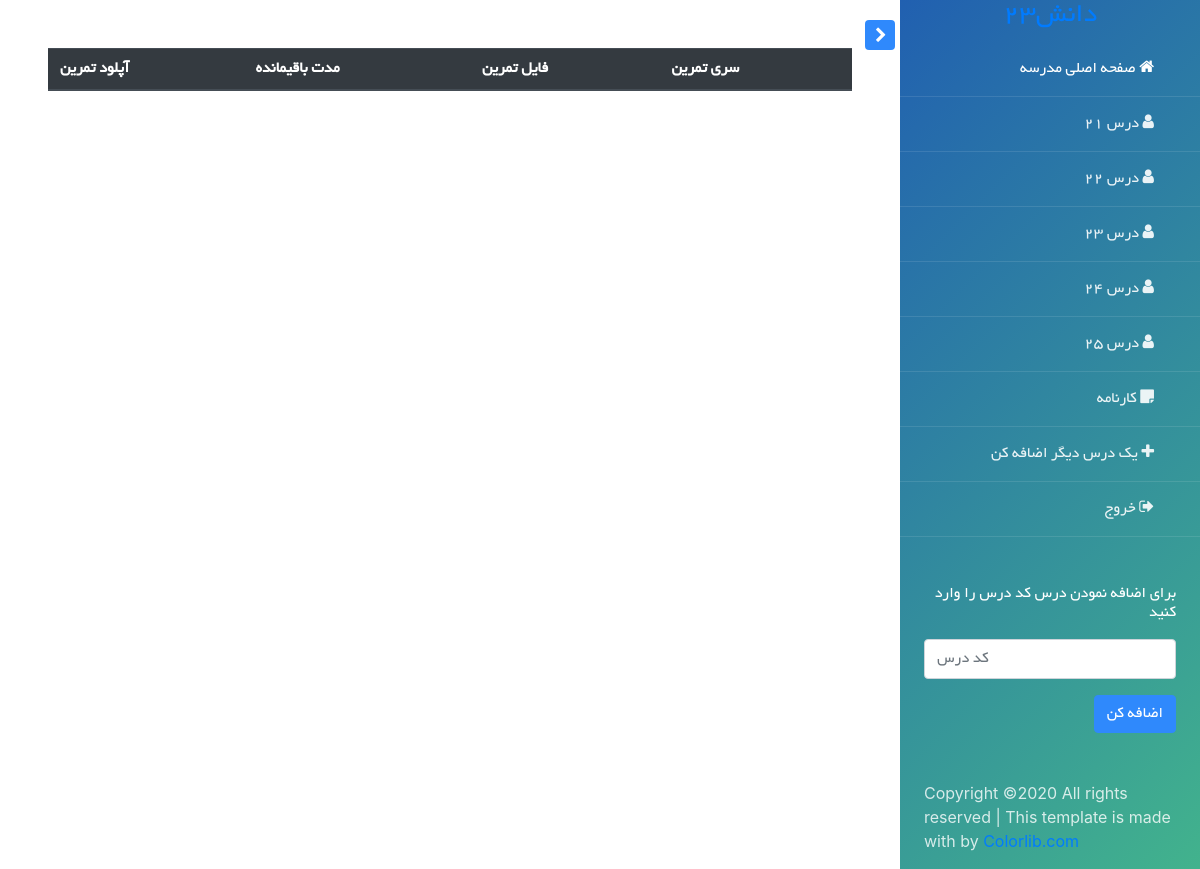
The page /profile/my/ (signed in) on the database its author committed.
### klass/models.py (models this page shows, shortened)
class Dars(models.Model):
    name  = models.CharField(max_length = 200)
    passwd = models.CharField(max_length = 20 , unique=True , blank=False , null = False)
    image = models.ImageField(upload_to='Classes')
    Time_created = models.DateTimeField(auto_now_add=True)
    students = models.ManyToManyField(Student)
    teacher = models.ForeignKey(Teacher , on_delete=models.CASCADE)
    class Meta:
        verbose_name_plural = "دروس"

### my_profile/views.py (the view)
# urls.py: path('my/' , views.my , name = 'my'),
@login_required
def my(request , template_name = 'my_profile/my.html') :
    student = Student.objects.get(user = request.user)
    doroos = Dars.objects.filter(students = student)
    context = {
        "doroos" : doroos,
        "student" : student
    }
    return render(request , template_name , context)

### my_profile/templates/my_profile/my.html (shortened to what this page needs)
{% load static %}
<html lang="en">
  <head>
		<link rel="stylesheet" href="https://stackpath.bootstrapcdn.com/font-awesome/4.7.0/css/font-awesome.min.css">
		<link rel="stylesheet" href= "{% static  "my_profile/css/style.css" %}">
		<link rel="stylesheet" href= "{% static  "my_profile/this.css" %}">
		 <link rel="stylesheet" type="text/css" href=" {% static "pfont.css"  %}">
 <link rel="stylesheet" href="https://stackpath.bootstrapcdn.com/bootstrap/4.4.1/css/bootstrap.min.css">
  </head>
  <body>
		<div class="wrapper d-flex align-items-stretch">
			<nav id="sidebar" class="order-last" class="img" style="background-color: black;">
				<div class="custom-menu">
					<button type="button" id="sidebarCollapse" class="btn btn-primary">
	        </button>
        </div>
        <div class="">
               <center>
		  		<h3><a href="index.html" class="logo" style='font-family:"byekan"'>{{user.first_name}} </a></h3>
                  </center>
	        <ul class="list-unstyled components mb-5">
                 <div align = 'right' >
	          <li class="active">
	            <a href="/" style='font-family:"byekan"'> صفحه اصلی مدرسه <span class="fa fa-home mr-3"></span></a>
	          </li>
			  <div >
              {% for dars in doroos %}
	          <li>
			  <a href="#" style='font-family:"byekan"'  id = "{{dars.id}}" class="doroos" > {{dars.name}} درس <span class="fa fa-user mr-3"></span></a>
	          </li>
              {% endfor %}
			  </div>
	          <li>
              <a href="" style='font-family:"byekan"'>کارنامه <span class="fa fa-sticky-note mr-3"></span></a>
	          </li>
	          <li>
              <a href="#" style='font-family:"byekan"'> یک درس دیگر اضافه کن <span class="fa fa-plus mr-3"></span> </a>
	          </li>
	          <li>
              <a href="/logout" style='font-family:"byekan"'> خروج <span class="fa fa-sign-out mr-3"></span></a>
	          </li>
</div>
	        </ul>
	        <div class="mb-5 px-4" align='right'>
						<h3 class="h6 mb-3" style='font-family:"byekan"'>برای اضافه نمودن درس کد درس را وارد کنید</h3>
						<form action="#" class="subscribe-form">
	            <div class="form-group d-flex">
	              <input type="text" class="form-control" placeholder="کد درس" style='font-family:"byekan"' id = 'btntest'>
	            </div>
                <div align = 'right'>
                <button type="submit" class="btn btn-primary" style='font-family:"byekan"'>اضافه کن</button>
                </div>
	          </form>
					</div>
	        <div class="footer px-4">
	        	<p>
						  Copyright &copy; All rights reserved | This template is made with  by <a href="https://colorlib.com" target="_blank">Colorlib.com</a>
						</p>
	        </div>
	      </div>
    	</nav>
      <div id="content" class="p-4 p-md-5 pt-5">
	  <table class="table " id="ttable">
       <thead class="thead-dark">
    <tr>
      <th scope="col" style='font-family:"byekan"'>  آپلود تمرین</th>
      <th scope="col" style='font-family:"byekan"'> مدت باقیمانده</th>
      <th scope="col" style='font-family:"byekan"'>فایل تمرین</th>
      <th scope="col" style='font-family:"byekan"'>سری تمرین</th>
    </tr>
  </thead>
    </table>
</div>
      </div>
  </body>
</html>

### my_profile/static/my_profile/this.css (style rules this page uses)
html { height:100% }
body { height:100%; }

### rows shown on the page
Dars: name "21"
Dars: name "22"
Dars: name "23"
Dars: name "24"
Dars: name "25"
